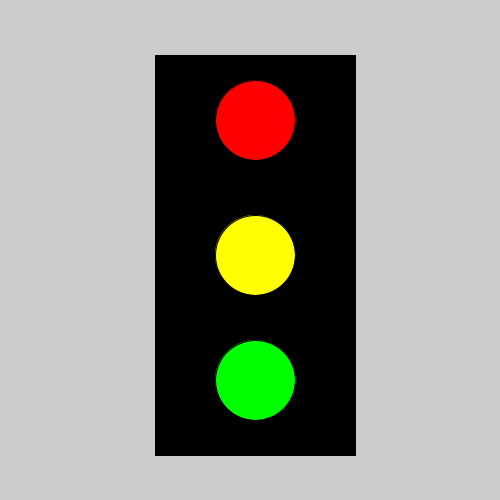
Frame 1 (no input)
Frame 60 (the mouse pressed at the canvas centre just before this capture): identical to frame 1, image omitted
Frame 120 (the mouse held since frame 60 and released just before this capture): identical to frame 1, image omitted

The Processing sketch that drew this single still picture (run headless with seeded random() and noise(); from frame 60 on, the mouse is pressed at the canvas centre):

// Processing sketch: TaskThree
// ── TaskThree.pde
// variables
color red = color(255, 0, 0);
color yellow = color(255, 255, 0);
color green = color(0, 255, 0);
color black = color(0, 0, 0);
color gray = color(128, 128, 128);
boolean isGreen = true;

// traffic light background/shape
void makeShape() {
  fill(black);
  rectMode(CENTER);
  rect(255, 255, 200, 400);
}

// red light
void redLight() {
  fill(red);
  circle(255, 120, 80);
}

// yellow light
void yellowLight() {
  fill(yellow);
  circle(255, 255, 80);
}

// green light
void greenLight() {
  fill(green);
  circle(255, 380, 80);
}

// red light off
void redLightOff() {
  fill(gray);
  circle(255, 120, 80);
}

// yellow light off
void yellowLightOff() {
  fill(gray);
  circle(255, 255, 80);
}

// green light off
void greenLightOff() {
  fill(gray);
  circle(255, 380, 80);
}

void setup() {
  size(500, 500);
  makeShape();
  redLight();
  yellowLight();
  greenLight();
}

void draw() {
}

void keyPressed() {
  makeShape();

  if (isGreen) {
    redLight();
    yellowLightOff();
    greenLightOff();
    isGreen = false;
  } 
  else {
    greenLight();
    redLightOff();
    yellowLightOff();
    isGreen = true;
  }
}
